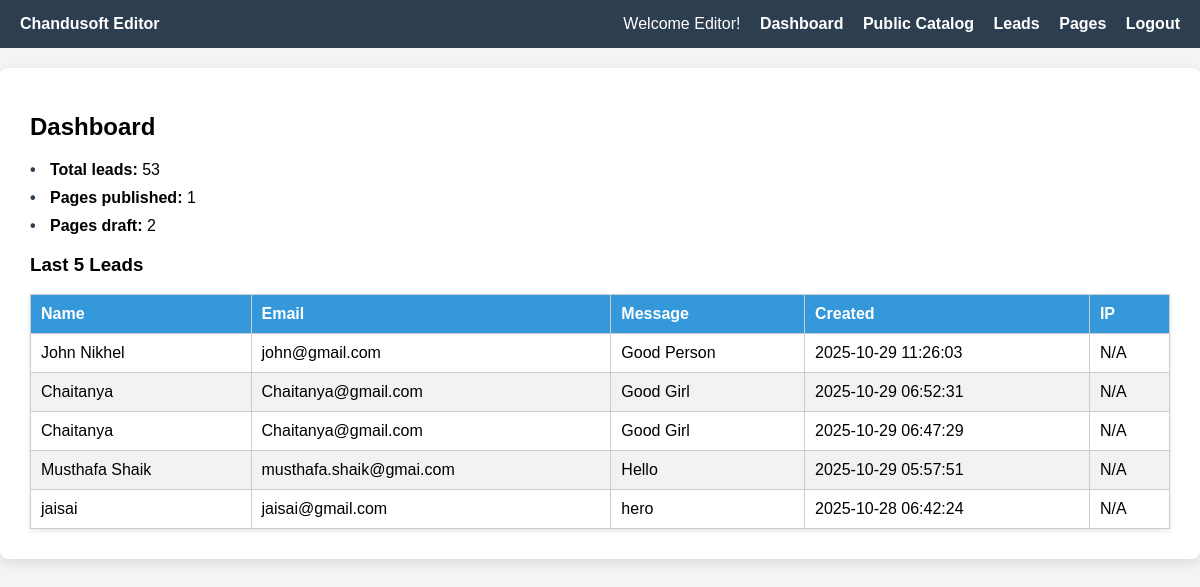
Page /app/dashboard.php (signed in) on the committed database.
### tables this page shows
CREATE TABLE `leads` (
  `id` int unsigned NOT NULL AUTO_INCREMENT,
  `name` varchar(100) NOT NULL,
  `email` varchar(100) NOT NULL,
  `message` text NOT NULL,
  `created_at` timestamp NULL DEFAULT CURRENT_TIMESTAMP,
  `IP` varchar(45) DEFAULT NULL,
  PRIMARY KEY (`id`)
);

### app/dashboard.php (the view, shortened to what this page needs)
<?php
$user = $_SESSION['user'];
$role = htmlspecialchars(ucfirst($user['role'] ?? 'Editor'));
$conn = new mysqli('localhost', 'root', '', 'chandusoft');
$resultLatest = $conn->query("SELECT * FROM leads ORDER BY id DESC LIMIT 5");
$totalLeadsResult = $conn->query("SELECT COUNT(*) AS count FROM leads");
$totalLeads = $totalLeadsResult->fetch_assoc()['count'];
$publishedPagesResult = $conn->query("SELECT COUNT(*) AS count FROM pages WHERE status='published'");
$publishedPages = $publishedPagesResult->fetch_assoc()['count'];
$draftPagesResult = $conn->query("SELECT COUNT(*) AS count FROM pages WHERE status='draft'");
$draftPages = $draftPagesResult->fetch_assoc()['count'];
?>
<!DOCTYPE html>
<html lang="en">
<head>
</head>
<body>
<div class="navbar">
    <div><strong>Chandusoft <?= $role ?> </strong></div>
    <div class="links">
        Welcome <?= $role ?>!
        <a href="/app/dashboard.php">Dashboard</a>
    <?php if ($role === 'Admin'): ?>
        <a href="/admin/catalog.php">Admin Catalog</a>
        <a href="/public/catalog.php">Public Catalog</a>
        <a href="/admin/orders.php">Orders</a>
    <?php elseif ($role === 'Editor'): ?>
        <a href="/public/catalog.php">Public Catalog</a>
    <?php endif; ?>
        <a href="/admin/admin-leads.php">Leads</a>
        <a href="/admin/pages.php">Pages</a>
        <a href="/admin/logout.php">Logout</a>
    </div>
</div>
<div class="dashboard-box">
    <h2>Dashboard</h2>
    <ul>
        <li><strong>Total leads:</strong> <?= number_format($totalLeads) ?></li>
        <li><strong>Pages published:</strong> <?= number_format($publishedPages) ?></li>
        <li><strong>Pages draft:</strong> <?= number_format($draftPages) ?></li>
    </ul>
    <h3>Last 5 Leads</h3>
    <table>
        <thead>
            <tr>
                <th>Name</th>
                <th>Email</th>
                <th>Message</th>
                <th>Created</th>
                <th>IP</th>
            </tr>
        </thead>
        <tbody>
            <?php while ($row = $resultLatest->fetch_assoc()): ?>
                <tr>
                    <td><?= htmlspecialchars($row['name']) ?></td>
                    <td><?= htmlspecialchars($row['email']) ?></td>
                    <td><?= htmlspecialchars($row['message']) ?></td>
                    <td><?= htmlspecialchars($row['created_at']) ?></td>
                    <td><?= !empty($row['IP']) ? htmlspecialchars($row['IP']) : 'N/A' ?></td>
                </tr>
            <?php endwhile; ?>
        </tbody>
    </table>
</div>
</body>
</html>

### app/dashboard.php (style rules this page uses)
body { font-family: Arial, sans-serif; background: #f4f4f4; margin: 0; padding: 0; }
.navbar { background-color: #2c3e50; color: white; padding: 15px 20px; display: flex; justify-content: space-between; align-items: center; }
.navbar .links a { color: white; text-decoration: none; margin-left: 15px; font-weight: bold; }
.dashboard-box { background: #fff; border-radius: 8px; padding: 30px; box-shadow: 0 4px 12px rgba(0,0,0,0.1); max-width: 1200px; margin: 20px auto; }
h2 { margin-top: 15px; }
ul { list-style: none; padding-left: 0; }
li { margin-bottom: 10px; position: relative; padding-left: 20px; }
li::before { content: "•"; position: absolute; left: 0; color: #2c3e50; font-weight: bold; }
table { border-collapse: collapse; width: 100%; margin-top: 15px; box-shadow: 0 2px 5px rgba(0,0,0,0.1); }
th, td { border: 1px solid #ccc; padding: 10px; text-align: left; }
th { background-color: #3498db; color: white; }
tr:nth-child(even) { background: #f2f2f2; }

### rows in the picture
leads: name "John Nikhel", email "john@gmail.com", message "Good Person", created_at "2025-10-29 11:26:03", shows "N/A"
leads: name "Chaitanya", email "Chaitanya@gmail.com", message "Good Girl", created_at "2025-10-29 06:52:31", shows "N/A"
leads: name "Chaitanya", email "Chaitanya@gmail.com", message "Good Girl", created_at "2025-10-29 06:47:29", shows "N/A"
leads: name "Musthafa Shaik", email "musthafa.shaik@gmai.com", message "Hello", created_at "2025-10-29 05:57:51", shows "N/A"
leads: name "jaisai", email "jaisai@gmail.com", message "hero", created_at "2025-10-28 06:42:24", shows "N/A"

### other values in the picture
$role "Editor"
$totalLeads "53"
$publishedPages "1"
$draftPages "2"
